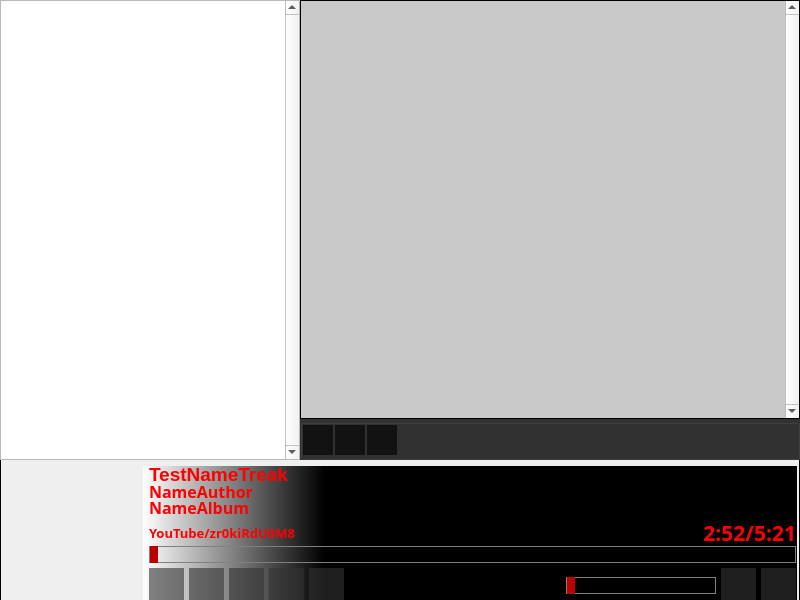
<?xml version="1.0" encoding="UTF-8"?>
<ui version="4.0">
 <class>MainWindow</class>
 <widget class="QMainWindow" name="MainWindow">
  <property name="windowModality">
   <enum>Qt::NonModal</enum>
  </property>
  <property name="geometry">
   <rect>
    <x>0</x>
    <y>0</y>
    <width>800</width>
    <height>600</height>
   </rect>
  </property>
  <property name="windowTitle">
   <string>MSMP Stream</string>
  </property>
  <property name="windowIcon">
   <iconset>
    <normaloff>icon.png</normaloff>icon.png</iconset>
  </property>
  <property name="layoutDirection">
   <enum>Qt::LeftToRight</enum>
  </property>
  <property name="styleSheet">
   <string notr="true">QMainWindown{
  background-color: rgb(0, 0, 0,255);
 color: rgb(0, 0, 0);
}
</string>
  </property>
  <property name="locale">
   <locale language="Russian" country="Belarus"/>
  </property>
  <property name="animated">
   <bool>true</bool>
  </property>
  <property name="documentMode">
   <bool>false</bool>
  </property>
  <property name="unifiedTitleAndToolBarOnMac">
   <bool>false</bool>
  </property>
  <widget class="QWidget" name="centralwidget">
   <property name="enabled">
    <bool>true</bool>
   </property>
   <property name="mouseTracking">
    <bool>true</bool>
   </property>
   <property name="tabletTracking">
    <bool>false</bool>
   </property>
   <property name="autoFillBackground">
    <bool>false</bool>
   </property>
   <property name="styleSheet">
    <string notr="true">QWidget{
  background-color: rgb(0, 0, 0,0.1);


}

QMainWindow &gt; QWidget {
    border-image : url(img/bg.png);
    background-color: rgb(0, 0, 0,255);

   /* background-image: url(img/Missing_Texture2.png); 0 0 0 0 stretch stretch;;*/
    background-size: 10px auto;
    background-attachment: fixed;
    /*background-repeat: no-repeat;*/
}
</string>
   </property>
   <layout class="QVBoxLayout" name="verticalLayout">
    <property name="spacing">
     <number>0</number>
    </property>
    <property name="leftMargin">
     <number>0</number>
    </property>
    <property name="topMargin">
     <number>0</number>
    </property>
    <property name="rightMargin">
     <number>0</number>
    </property>
    <property name="bottomMargin">
     <number>0</number>
    </property>
    <item>
     <widget class="QFrame" name="PlaylistBox">
      <property name="sizePolicy">
       <sizepolicy hsizetype="Preferred" vsizetype="Ignored">
        <horstretch>0</horstretch>
        <verstretch>0</verstretch>
       </sizepolicy>
      </property>
      <property name="maximumSize">
       <size>
        <width>16777215</width>
        <height>16777215</height>
       </size>
      </property>
      <property name="frameShape">
       <enum>QFrame::NoFrame</enum>
      </property>
      <layout class="QHBoxLayout" name="PlaylistBoxFirk">
       <property name="spacing">
        <number>0</number>
       </property>
       <property name="leftMargin">
        <number>0</number>
       </property>
       <property name="topMargin">
        <number>0</number>
       </property>
       <property name="rightMargin">
        <number>0</number>
       </property>
       <property name="bottomMargin">
        <number>0</number>
       </property>
       <item>
        <widget class="QTreeView" name="PlaylistsView">
         <property name="enabled">
          <bool>true</bool>
         </property>
         <property name="sizePolicy">
          <sizepolicy hsizetype="Ignored" vsizetype="Ignored">
           <horstretch>1</horstretch>
           <verstretch>0</verstretch>
          </sizepolicy>
         </property>
         <property name="minimumSize">
          <size>
           <width>1</width>
           <height>0</height>
          </size>
         </property>
         <property name="maximumSize">
          <size>
           <width>500</width>
           <height>16777215</height>
          </size>
         </property>
         <property name="sizeIncrement">
          <size>
           <width>0</width>
           <height>0</height>
          </size>
         </property>
         <property name="mouseTracking">
          <bool>false</bool>
         </property>
         <property name="acceptDrops">
          <bool>false</bool>
         </property>
         <property name="styleSheet">
          <string notr="true">QTreeView{
color:rgb(255, 255, 255);

}

QTreeView::branch:has-siblings:!adjoins-item {
    border-image: url(img/stylesheet-vline.png) 0;
}

QTreeView::branch:has-siblings:adjoins-item {
    border-image: url(img/stylesheet-branch-more.png) 0;
}

QTreeView::branch:!has-children:!has-siblings:adjoins-item {
    border-image: url(img/stylesheet-branch-end.png) 0;
}

QTreeView::branch:has-children:!has-siblings:closed,
QTreeView::branch:closed:has-children:has-siblings {
        border-image: none;
        image: url(img/stylesheet-branch-closed.png);
}

QTreeView::branch:open:has-children:!has-siblings,
QTreeView::branch:open:has-children:has-siblings  {
        border-image: none;
        image: url(img/stylesheet-branch-open.png);
}</string>
         </property>
         <property name="verticalScrollBarPolicy">
          <enum>Qt::ScrollBarAlwaysOn</enum>
         </property>
         <property name="animated">
          <bool>true</bool>
         </property>
         <property name="headerHidden">
          <bool>true</bool>
         </property>
        </widget>
       </item>
       <item>
        <layout class="QVBoxLayout" name="verticalLayout_5">
         <property name="spacing">
          <number>0</number>
         </property>
         <property name="leftMargin">
          <number>0</number>
         </property>
         <item>
          <widget class="QListView" name="PlaylistView">
           <property name="minimumSize">
            <size>
             <width>500</width>
             <height>0</height>
            </size>
           </property>
           <property name="font">
            <font>
             <family>Chicago</family>
             <pointsize>10</pointsize>
             <weight>75</weight>
             <bold>true</bold>
            </font>
           </property>
           <property name="acceptDrops">
            <bool>false</bool>
           </property>
           <property name="styleSheet">
            <string notr="true">QListView{
  background-color: rgb(50, 50, 50,0.2);
  color:rgb(255, 255, 255);
  border: 1px solid;
}

QListView {
    show-decoration-selected: 1; /* make the selection span the entire width of the view */
}
/*
QListView::item:alternate {
    background: #EEEEEE;
}

QListView::item:selected {
    border: 1px solid #6a6ea9;
}

QListView::item:selected:!active {
    background: qlineargradient(x1: 0, y1: 0, x2: 0, y2: 1,
                                stop: 0 #ABAFE5, stop: 1 #8588B2);
}

QListView::item:selected:active {
    background: qlineargradient(x1: 0, y1: 0, x2: 0, y2: 1,
                                stop: 0 #6a6ea9, stop: 1 #888dd9);
}

QListView::item:hover {
    background: qlineargradient(x1: 0, y1: 0, x2: 0, y2: 1,
                                stop: 0 #FAFBFE, stop: 1 #DCDEF1);
}

*/
QListWidget {padding: 0px;}
QListWidget::item { margin: 0px; }</string>
           </property>
           <property name="verticalScrollBarPolicy">
            <enum>Qt::ScrollBarAlwaysOn</enum>
           </property>
           <property name="horizontalScrollBarPolicy">
            <enum>Qt::ScrollBarAlwaysOff</enum>
           </property>
           <property name="autoScrollMargin">
            <number>0</number>
           </property>
           <property name="editTriggers">
            <set>QAbstractItemView::NoEditTriggers</set>
           </property>
           <property name="dragEnabled">
            <bool>true</bool>
           </property>
           <property name="dragDropMode">
            <enum>QAbstractItemView::NoDragDrop</enum>
           </property>
           <property name="selectionMode">
            <enum>QAbstractItemView::ExtendedSelection</enum>
           </property>
           <property name="selectionBehavior">
            <enum>QAbstractItemView::SelectItems</enum>
           </property>
          </widget>
         </item>
         <item>
          <widget class="QGroupBox" name="PlaylistCommandBar">
           <property name="styleSheet">
            <string notr="true">QGroupBox{
   background-color:rgb(50, 50, 50);

}</string>
           </property>
           <layout class="QHBoxLayout" name="PlaylistCommandBarFirk">
            <property name="spacing">
             <number>2</number>
            </property>
            <property name="sizeConstraint">
             <enum>QLayout::SetDefaultConstraint</enum>
            </property>
            <property name="leftMargin">
             <number>0</number>
            </property>
            <property name="topMargin">
             <number>0</number>
            </property>
            <property name="rightMargin">
             <number>0</number>
            </property>
            <property name="bottomMargin">
             <number>2</number>
            </property>
            <item>
             <widget class="QPushButton" name="AddTreakPlaylist">
              <property name="minimumSize">
               <size>
                <width>30</width>
                <height>30</height>
               </size>
              </property>
              <property name="maximumSize">
               <size>
                <width>30</width>
                <height>30</height>
               </size>
              </property>
              <property name="autoFillBackground">
               <bool>false</bool>
              </property>
              <property name="styleSheet">
               <string notr="true">QPushButton{
  background-color: rgba(18, 18, 18);
  color: rgba(18, 18, 18,0);
  border: none;
}
QPushButton:hover{
  background-color: rgb(100,100, 100);
  color: rgb(100,100, 100);
  border: none;
}

QPushButton:pressed{
  background-color: rgb(200,200, 200);
  color:  rgb(200,200, 200);
  border: none;
}</string>
              </property>
              <property name="text">
               <string/>
              </property>
              <property name="icon">
               <iconset>
                <normaloff>img/add-open.png</normaloff>img/add-open.png</iconset>
              </property>
              <property name="iconSize">
               <size>
                <width>30</width>
                <height>30</height>
               </size>
              </property>
              <property name="shortcut">
               <string notr="true"/>
              </property>
             </widget>
            </item>
            <item>
             <widget class="QPushButton" name="RemoveTreakPlaylist">
              <property name="minimumSize">
               <size>
                <width>30</width>
                <height>30</height>
               </size>
              </property>
              <property name="maximumSize">
               <size>
                <width>30</width>
                <height>30</height>
               </size>
              </property>
              <property name="styleSheet">
               <string notr="true">QPushButton{
  background-color: rgb(18, 18, 18);
  color: rgba(18, 18, 18,0);
  border: none;
}
QPushButton:hover{
  background-color: rgb(100,100, 100);
  border: none;
}

QPushButton:pressed{
  background-color: rgb(200,200, 200);
  border: none;

}</string>
              </property>
              <property name="icon">
               <iconset>
                <normaloff>img/remove.png</normaloff>img/remove.png</iconset>
              </property>
              <property name="iconSize">
               <size>
                <width>30</width>
                <height>30</height>
               </size>
              </property>
              <property name="shortcut">
               <string notr="true"/>
              </property>
             </widget>
            </item>
            <item>
             <widget class="QPushButton" name="MenuPlaylist">
              <property name="minimumSize">
               <size>
                <width>30</width>
                <height>30</height>
               </size>
              </property>
              <property name="maximumSize">
               <size>
                <width>30</width>
                <height>30</height>
               </size>
              </property>
              <property name="styleSheet">
               <string notr="true">QPushButton{
  background-color: rgb(18, 18, 18);
  color: rgba(18, 18, 18,0);
  border: none;
}
QPushButton:hover{
  background-color: rgb(100,100, 100);
  border: none;
}

QPushButton:pressed{
  background-color: rgb(200,200, 200);
  border: none;

}</string>
              </property>
              <property name="text">
               <string/>
              </property>
              <property name="icon">
               <iconset>
                <normaloff>img/menuplaylist.png</normaloff>img/menuplaylist.png</iconset>
              </property>
              <property name="iconSize">
               <size>
                <width>30</width>
                <height>30</height>
               </size>
              </property>
              <property name="shortcut">
               <string notr="true"/>
              </property>
             </widget>
            </item>
            <item>
             <spacer name="horizontalSpacer_3">
              <property name="orientation">
               <enum>Qt::Horizontal</enum>
              </property>
              <property name="sizeType">
               <enum>QSizePolicy::Expanding</enum>
              </property>
              <property name="sizeHint" stdset="0">
               <size>
                <width>40</width>
                <height>20</height>
               </size>
              </property>
             </spacer>
            </item>
           </layout>
          </widget>
         </item>
        </layout>
       </item>
      </layout>
     </widget>
    </item>
    <item>
     <widget class="QGroupBox" name="PlayerBox">
      <property name="minimumSize">
       <size>
        <width>0</width>
        <height>140</height>
       </size>
      </property>
      <property name="maximumSize">
       <size>
        <width>16777215</width>
        <height>140</height>
       </size>
      </property>
      <property name="styleSheet">
       <string notr="true">QGroupBox{
   border:1px solid;
   border-color:rgb(0,0,0);
   border-top:0; 
   border-bottom:0;
   backgorund-color:rgb(100, 100, 100,1);
}</string>
      </property>
      <layout class="QHBoxLayout" name="PlayerBoxFirk">
       <property name="spacing">
        <number>0</number>
       </property>
       <property name="leftMargin">
        <number>0</number>
       </property>
       <property name="topMargin">
        <number>0</number>
       </property>
       <property name="rightMargin">
        <number>0</number>
       </property>
       <property name="bottomMargin">
        <number>0</number>
       </property>
       <item>
        <widget class="QFrame" name="Visualframe">
         <property name="enabled">
          <bool>true</bool>
         </property>
         <property name="minimumSize">
          <size>
           <width>140</width>
           <height>140</height>
          </size>
         </property>
         <property name="maximumSize">
          <size>
           <width>140</width>
           <height>140</height>
          </size>
         </property>
         <property name="frameShape">
          <enum>QFrame::NoFrame</enum>
         </property>
         <property name="frameShadow">
          <enum>QFrame::Plain</enum>
         </property>
         <widget class="QLabel" name="AlbumImg">
          <property name="geometry">
           <rect>
            <x>0</x>
            <y>0</y>
            <width>140</width>
            <height>140</height>
           </rect>
          </property>
          <property name="minimumSize">
           <size>
            <width>140</width>
            <height>140</height>
           </size>
          </property>
          <property name="maximumSize">
           <size>
            <width>140</width>
            <height>140</height>
           </size>
          </property>
          <property name="text">
           <string/>
          </property>
          <property name="pixmap">
           <pixmap>img/Missing_Texture2.png</pixmap>
          </property>
          <property name="scaledContents">
           <bool>false</bool>
          </property>
          <property name="alignment">
           <set>Qt::AlignCenter</set>
          </property>
         </widget>
         <widget class="QPushButton" name="MSMPmenu">
          <property name="geometry">
           <rect>
            <x>0</x>
            <y>0</y>
            <width>30</width>
            <height>30</height>
           </rect>
          </property>
          <property name="styleSheet">
           <string notr="true"> 
QPushButton{
  background-color: rgba(18, 18, 18,0);
  color: rgba(18, 18, 18,0);
  border: none;
}
QPushButton:hover{
  background-color: rgb(100,100, 100);
  color: rgb(100,100, 100);
  border: none;
  border-image : url(icon.png);
}

QPushButton:pressed{
  background-color: rgb(200,200, 200);
  color:  rgb(200,200, 200);
  border: none;
  border-image : url(icon.png);
}
</string>
          </property>
          <property name="text">
           <string notr="true"/>
          </property>
          <property name="iconSize">
           <size>
            <width>30</width>
            <height>30</height>
           </size>
          </property>
          <property name="shortcut">
           <string notr="true"/>
          </property>
          <property name="autoRepeat">
           <bool>false</bool>
          </property>
          <property name="autoExclusive">
           <bool>false</bool>
          </property>
          <property name="flat">
           <bool>true</bool>
          </property>
         </widget>
        </widget>
       </item>
       <item>
        <widget class="QGroupBox" name="ContorlPanel">
         <property name="minimumSize">
          <size>
           <width>0</width>
           <height>142</height>
          </size>
         </property>
         <property name="maximumSize">
          <size>
           <width>16777215</width>
           <height>142</height>
          </size>
         </property>
         <property name="styleSheet">
          <string notr="true">QGroupBox{
   background-color:qlineargradient(spread:pad, x1:0.278, y1:1, x2:0, y2:1, stop:0 rgba(0, 0, 0, 255), stop:1 rgba(255, 255, 255, 255));
   color:rgb(0,0,0);
   border:none;
   border-bottom: 1px solid;
}</string>
         </property>
         <layout class="QVBoxLayout" name="ControlPanelFirk">
          <property name="spacing">
           <number>0</number>
          </property>
          <property name="leftMargin">
           <number>0</number>
          </property>
          <property name="topMargin">
           <number>0</number>
          </property>
          <property name="rightMargin">
           <number>0</number>
          </property>
          <property name="bottomMargin">
           <number>0</number>
          </property>
          <item>
           <layout class="QHBoxLayout" name="horizontalLayout_3">
            <property name="spacing">
             <number>0</number>
            </property>
            <property name="leftMargin">
             <number>5</number>
            </property>
            <item>
             <layout class="QVBoxLayout" name="verticalLayout_3">
              <property name="spacing">
               <number>0</number>
              </property>
              <item>
               <widget class="QLabel" name="TreakName">
                <property name="sizePolicy">
                 <sizepolicy hsizetype="Ignored" vsizetype="Preferred">
                  <horstretch>1</horstretch>
                  <verstretch>0</verstretch>
                 </sizepolicy>
                </property>
                <property name="minimumSize">
                 <size>
                  <width>0</width>
                  <height>0</height>
                 </size>
                </property>
                <property name="maximumSize">
                 <size>
                  <width>16777215</width>
                  <height>16777215</height>
                 </size>
                </property>
                <property name="font">
                 <font>
                  <pointsize>14</pointsize>
                  <weight>75</weight>
                  <bold>true</bold>
                 </font>
                </property>
                <property name="styleSheet">
                 <string notr="true">QLabel{
background-color: rgba(0,0,0,0);
color:rgba(255, 0, 0)
}</string>
                </property>
                <property name="text">
                 <string>TestNameTreak</string>
                </property>
               </widget>
              </item>
              <item>
               <widget class="QLabel" name="AuthorName">
                <property name="sizePolicy">
                 <sizepolicy hsizetype="Ignored" vsizetype="Preferred">
                  <horstretch>1</horstretch>
                  <verstretch>0</verstretch>
                 </sizepolicy>
                </property>
                <property name="maximumSize">
                 <size>
                  <width>16777215</width>
                  <height>18</height>
                 </size>
                </property>
                <property name="font">
                 <font>
                  <family>Chicago</family>
                  <pointsize>12</pointsize>
                  <weight>75</weight>
                  <bold>true</bold>
                 </font>
                </property>
                <property name="styleSheet">
                 <string notr="true">QLabel{
background-color: rgba(0,0,0,0);
color:rgba(255, 0, 0)
}</string>
                </property>
                <property name="text">
                 <string>NameAuthor</string>
                </property>
               </widget>
              </item>
              <item>
               <widget class="QLabel" name="AlbumName">
                <property name="sizePolicy">
                 <sizepolicy hsizetype="Ignored" vsizetype="Preferred">
                  <horstretch>1</horstretch>
                  <verstretch>0</verstretch>
                 </sizepolicy>
                </property>
                <property name="maximumSize">
                 <size>
                  <width>16777215</width>
                  <height>15</height>
                 </size>
                </property>
                <property name="font">
                 <font>
                  <family>Chicago</family>
                  <pointsize>12</pointsize>
                  <weight>75</weight>
                  <bold>true</bold>
                 </font>
                </property>
                <property name="mouseTracking">
                 <bool>false</bool>
                </property>
                <property name="styleSheet">
                 <string notr="true">QLabel{
background-color: rgba(0,0,0,0);
color:rgba(255, 0, 0)
}</string>
                </property>
                <property name="text">
                 <string>NameAlbum</string>
                </property>
               </widget>
              </item>
             </layout>
            </item>
           </layout>
          </item>
          <item>
           <layout class="QVBoxLayout" name="verticalLayout_6">
            <property name="spacing">
             <number>0</number>
            </property>
            <property name="leftMargin">
             <number>5</number>
            </property>
            <property name="bottomMargin">
             <number>0</number>
            </property>
            <item>
             <layout class="QHBoxLayout" name="horizontalLayout_4">
              <property name="spacing">
               <number>0</number>
              </property>
              <property name="topMargin">
               <number>5</number>
              </property>
              <item>
               <widget class="QLabel" name="DataPath">
                <property name="font">
                 <font>
                  <family>Chicago</family>
                  <pointsize>10</pointsize>
                  <weight>75</weight>
                  <bold>true</bold>
                 </font>
                </property>
                <property name="styleSheet">
                 <string notr="true">QLabel{
background-color: rgba(0,0,0,0);
color:rgba(255, 0, 0)
}</string>
                </property>
                <property name="text">
                 <string>YouTube/zr0kiRdU0M8</string>
                </property>
               </widget>
              </item>
              <item>
               <spacer name="horizontalSpacer_4">
                <property name="orientation">
                 <enum>Qt::Horizontal</enum>
                </property>
                <property name="sizeHint" stdset="0">
                 <size>
                  <width>40</width>
                  <height>20</height>
                 </size>
                </property>
               </spacer>
              </item>
              <item>
               <widget class="QLabel" name="TimePlayCounter">
                <property name="font">
                 <font>
                  <family>Chicago</family>
                  <pointsize>16</pointsize>
                  <weight>75</weight>
                  <bold>true</bold>
                 </font>
                </property>
                <property name="styleSheet">
                 <string notr="true">QLabel{
background-color: rgba(0,0,0,0);
color:rgba(255, 0, 0)
}</string>
                </property>
                <property name="text">
                 <string>2:52/5:21</string>
                </property>
                <property name="alignment">
                 <set>Qt::AlignRight|Qt::AlignTrailing|Qt::AlignVCenter</set>
                </property>
               </widget>
              </item>
             </layout>
            </item>
            <item>
             <widget class="QSlider" name="ProgressBarTreakSlider">
              <property name="autoFillBackground">
               <bool>false</bool>
              </property>
              <property name="styleSheet">
               <string notr="true">
QSlider{
background-color: rgba(0,0,0,0);
border: 1px solid;
 border-color:rgb(128, 128, 128);
}
/*
QSlider::groove:horizontal {
    border: 1px solid;
    height: 22px;
    margin: 0px;
    border-color:rgb(128, 128, 128);
    }
QSlider::handle:horizontal {
    background-color: white;
    height: 40px;
    width: 5px;
    margin: -15px 0px;
   
    }
*/

QSlider{
            }
            QSlider::groove:horizontal {  
                 height: 22px;
                margin: 0px;
                border-radius: 0px;
                background: rgba(0,0,0,0);
            }
            QSlider::handle:horizontal {
                background: #b00;
                width: 8px;
                border-radius: 0px;
            }
            QSlider::sub-page:qlineargradient {
                background: #fff;
                border-radius: 0px;
            }</string>
              </property>
              <property name="maximum">
               <number>1000</number>
              </property>
              <property name="singleStep">
               <number>300</number>
              </property>
              <property name="orientation">
               <enum>Qt::Horizontal</enum>
              </property>
             </widget>
            </item>
           </layout>
          </item>
          <item>
           <layout class="QHBoxLayout" name="horizontalLayout_2">
            <property name="spacing">
             <number>5</number>
            </property>
            <property name="leftMargin">
             <number>5</number>
            </property>
            <property name="topMargin">
             <number>5</number>
            </property>
            <property name="bottomMargin">
             <number>5</number>
            </property>
            <item>
             <widget class="QPushButton" name="PreviousTreakButton">
              <property name="minimumSize">
               <size>
                <width>35</width>
                <height>35</height>
               </size>
              </property>
              <property name="maximumSize">
               <size>
                <width>35</width>
                <height>35</height>
               </size>
              </property>
              <property name="styleSheet">
               <string notr="true">QPushButton{
  background-color: rgb(50, 50, 50,0.6);
  border: none;
}
QPushButton:hover{
  background-color: rgb(100,100, 100);
  border: none;
}

QPushButton:pressed{
  background-color: rgb(200,200, 200);
  border: none;

}</string>
              </property>
              <property name="text">
               <string/>
              </property>
              <property name="icon">
               <iconset>
                <normaloff>img/previous.png</normaloff>img/previous.png</iconset>
              </property>
              <property name="iconSize">
               <size>
                <width>30</width>
                <height>30</height>
               </size>
              </property>
             </widget>
            </item>
            <item>
             <widget class="QPushButton" name="PlayButton">
              <property name="minimumSize">
               <size>
                <width>35</width>
                <height>35</height>
               </size>
              </property>
              <property name="maximumSize">
               <size>
                <width>35</width>
                <height>35</height>
               </size>
              </property>
              <property name="styleSheet">
               <string notr="true">QPushButton{
  background-color: rgb(50, 50, 50,0.6);
  border: none;
}
QPushButton:hover{
  background-color: rgb(100,100, 100);
  border: none;
}

QPushButton:pressed{
  background-color: rgb(200,200, 200);
  border: none;

}</string>
              </property>
              <property name="text">
               <string/>
              </property>
              <property name="icon">
               <iconset>
                <normaloff>img/play.png</normaloff>img/play.png</iconset>
              </property>
              <property name="iconSize">
               <size>
                <width>30</width>
                <height>30</height>
               </size>
              </property>
             </widget>
            </item>
            <item>
             <widget class="QPushButton" name="NextTreakButton">
              <property name="minimumSize">
               <size>
                <width>35</width>
                <height>35</height>
               </size>
              </property>
              <property name="maximumSize">
               <size>
                <width>35</width>
                <height>35</height>
               </size>
              </property>
              <property name="styleSheet">
               <string notr="true">QPushButton{
  background-color: rgb(50, 50, 50,0.6);
  border: none;
}
QPushButton:hover{
  background-color: rgb(100,100, 100);
  border: none;
}

QPushButton:pressed{
  background-color: rgb(200,200, 200);
  border: none;

}</string>
              </property>
              <property name="text">
               <string/>
              </property>
              <property name="icon">
               <iconset>
                <normaloff>img/next.png</normaloff>img/next.png</iconset>
              </property>
              <property name="iconSize">
               <size>
                <width>30</width>
                <height>30</height>
               </size>
              </property>
             </widget>
            </item>
            <item>
             <widget class="QPushButton" name="PauseButton">
              <property name="minimumSize">
               <size>
                <width>35</width>
                <height>35</height>
               </size>
              </property>
              <property name="maximumSize">
               <size>
                <width>35</width>
                <height>35</height>
               </size>
              </property>
              <property name="styleSheet">
               <string notr="true">QPushButton{
  background-color: rgb(50, 50, 50,0.6);
  border: none;
}
QPushButton:hover{
  background-color: rgb(100,100, 100);
  border: none;
}

QPushButton:pressed{
  background-color: rgb(200,200, 200);
  border: none;

}</string>
              </property>
              <property name="text">
               <string/>
              </property>
              <property name="icon">
               <iconset>
                <normaloff>img/pause.png</normaloff>img/pause.png</iconset>
              </property>
              <property name="iconSize">
               <size>
                <width>30</width>
                <height>30</height>
               </size>
              </property>
             </widget>
            </item>
            <item>
             <widget class="QPushButton" name="StopButton">
              <property name="minimumSize">
               <size>
                <width>35</width>
                <height>35</height>
               </size>
              </property>
              <property name="maximumSize">
               <size>
                <width>35</width>
                <height>35</height>
               </size>
              </property>
              <property name="styleSheet">
               <string notr="true">QPushButton{
  background-color: rgb(50, 50, 50,0.6);
  border: none;
}
QPushButton:hover{
  background-color: rgb(100,100, 100);
  border: none;
}

QPushButton:pressed{
  background-color: rgb(200,200, 200);
  border: none;

}</string>
              </property>
              <property name="text">
               <string/>
              </property>
              <property name="icon">
               <iconset>
                <normaloff>img/stop.png</normaloff>img/stop.png</iconset>
              </property>
              <property name="iconSize">
               <size>
                <width>30</width>
                <height>30</height>
               </size>
              </property>
             </widget>
            </item>
            <item>
             <spacer name="horizontalSpacer_2">
              <property name="orientation">
               <enum>Qt::Horizontal</enum>
              </property>
              <property name="sizeHint" stdset="0">
               <size>
                <width>0</width>
                <height>0</height>
               </size>
              </property>
             </spacer>
            </item>
            <item>
             <widget class="QSlider" name="VolumeSlider">
              <property name="minimumSize">
               <size>
                <width>50</width>
                <height>0</height>
               </size>
              </property>
              <property name="maximumSize">
               <size>
                <width>150</width>
                <height>16777215</height>
               </size>
              </property>
              <property name="styleSheet">
               <string notr="true">
QSlider{
background-color: rgba(0,0,0,0);
border: 1px solid;
 border-color:rgb(128, 128, 128);
}
/*
QSlider::groove:horizontal {
    border: 1px solid;
    height: 22px;
    margin: 0px;
    border-color:rgb(128, 128, 128);
    }
QSlider::handle:horizontal {
    background-color: white;
    height: 40px;
    width: 5px;
    margin: -15px 0px;
   
    }
*/

QSlider{
            }
            QSlider::groove:horizontal {  
                 height: 22px;
                margin: 0px;
                border-radius: 0px;
                background: rgba(0,0,0,0);
            }
            QSlider::handle:horizontal {
                background: #b00;
                width: 8px;
                border-radius: 0px;
            }
            QSlider::sub-page:qlineargradient {
                background: #fff;
                border-radius: 0px;
            }</string>
              </property>
              <property name="orientation">
               <enum>Qt::Horizontal</enum>
              </property>
              <property name="tickPosition">
               <enum>QSlider::NoTicks</enum>
              </property>
             </widget>
            </item>
            <item>
             <widget class="QPushButton" name="PlayModeTreak">
              <property name="minimumSize">
               <size>
                <width>35</width>
                <height>35</height>
               </size>
              </property>
              <property name="maximumSize">
               <size>
                <width>35</width>
                <height>35</height>
               </size>
              </property>
              <property name="styleSheet">
               <string notr="true">QPushButton{
  background-color: rgb(50, 50, 50,0.6);
  border: none;
}
QPushButton:hover{
  background-color: rgb(100,100, 100);
  border: none;
}

QPushButton:pressed{
  background-color: rgb(200,200, 200);
  border: none;

}</string>
              </property>
              <property name="text">
               <string/>
              </property>
              <property name="icon">
               <iconset>
                <normaloff>img/nexttreak.png</normaloff>img/nexttreak.png</iconset>
              </property>
              <property name="iconSize">
               <size>
                <width>30</width>
                <height>30</height>
               </size>
              </property>
             </widget>
            </item>
            <item>
             <widget class="QPushButton" name="VisualMode">
              <property name="minimumSize">
               <size>
                <width>35</width>
                <height>35</height>
               </size>
              </property>
              <property name="maximumSize">
               <size>
                <width>35</width>
                <height>35</height>
               </size>
              </property>
              <property name="styleSheet">
               <string notr="true">QPushButton{
  background-color: rgb(50, 50, 50,0.6);
  border: none;
}
QPushButton:hover{
  background-color: rgb(100,100, 100);
  border: none;
}

QPushButton:pressed{
  background-color: rgb(200,200, 200);
  border: none;

}</string>
              </property>
              <property name="text">
               <string/>
              </property>
              <property name="icon">
               <iconset>
                <normaloff>img/Vizual.png</normaloff>img/Vizual.png</iconset>
              </property>
              <property name="iconSize">
               <size>
                <width>30</width>
                <height>30</height>
               </size>
              </property>
             </widget>
            </item>
           </layout>
          </item>
         </layout>
        </widget>
       </item>
      </layout>
     </widget>
    </item>
   </layout>
  </widget>
  <action name="actionSettings">
   <property name="text">
    <string>Settings</string>
   </property>
  </action>
 </widget>
 <resources/>
 <connections/>
</ui>
